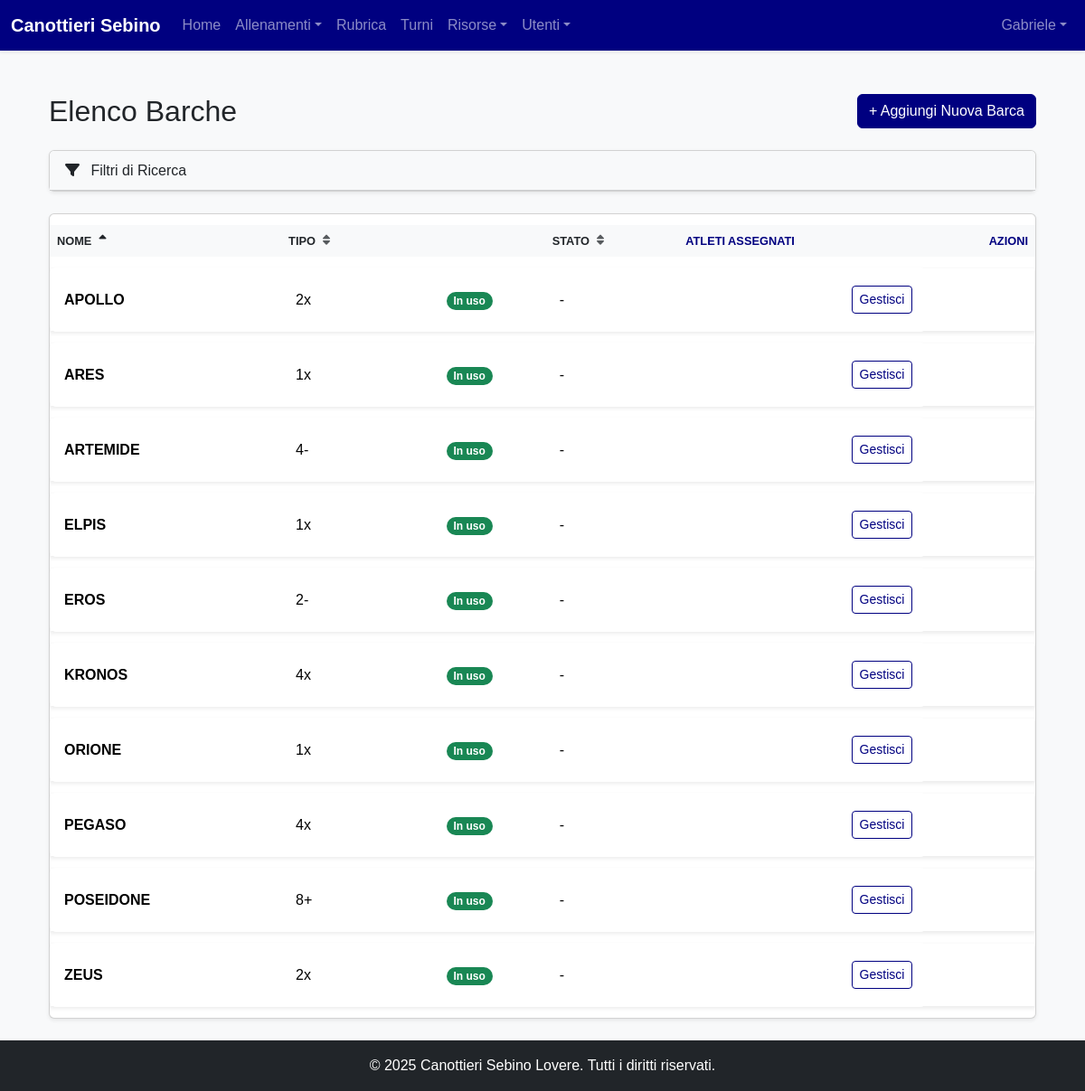
Screenshot of /risorse/barche (signed in) with the database file from the repository.
### models.py (models this page shows, shortened)
class User(Base):
    __tablename__ = "users"
    id = Column(Integer, primary_key=True, index=True)
    username = Column(String, unique=True, index=True, nullable=False)
    hashed_password = Column(String, nullable=False)
    first_name = Column(String, nullable=False)
    last_name = Column(String, nullable=False)
    email = Column(String, unique=True, index=True)
    phone_number = Column(String)
    date_of_birth = Column(Date)
    tax_code = Column(String, unique=True)
    enrollment_year = Column(Integer)
    membership_date = Column(Date)
    certificate_expiration = Column(Date)
    address = Column(String)
    manual_category = Column(String, nullable=True)
    roles = relationship("Role", secondary=user_roles, back_populates="users")
    tags = relationship("Tag", secondary=user_tags, back_populates="users")
    barche_assegnate = relationship("Barca", secondary=barca_atleti_association, back_populates="atleti_assegnati")
    schede_pesi = relationship("SchedaPesi", back_populates="atleta")
    turni = relationship("Turno", back_populates="user")

class Barca(Base):
    __tablename__ = "barche"
    id = Column(Integer, primary_key=True, index=True)
    nome = Column(String, nullable=False)
    tipo = Column(String, index=True, nullable=False)
    costruttore = Column(String, nullable=True)
    anno = Column(Integer, nullable=True)
    remi_assegnati = Column(String, nullable=True)
    atleti_assegnati = relationship("User", secondary=barca_atleti_association, back_populates="barche_assegnate")
    in_manutenzione = Column(Boolean, default=False, nullable=False)
    fuori_uso = Column(Boolean, default=False, nullable=False)
    in_prestito = Column(Boolean, default=False, nullable=False)
    in_trasferta = Column(Boolean, default=False, nullable=False)
    disponibile_dal = Column(Date, nullable=True)
    lunghezza_puntapiedi = Column(Float, nullable=True)
    altezza_puntapiedi = Column(Float, nullable=True)
    apertura_totale = Column(Float, nullable=True)
    altezza_scalmo_sx = Column(Float, nullable=True)
    altezza_scalmo_dx = Column(Float, nullable=True)
    semiapertura_sx = Column(Float, nullable=True)
    semiapertura_dx = Column(Float, nullable=True)
    appruamento_appoppamento = Column(Float, nullable=True)
    gradi_attacco = Column(Float, nullable=True)
    gradi_finale = Column(Float, nullable=True)
    boccola_sx_sopra = Column(String, nullable=True)
    boccola_dx_sopra = Column(String, nullable=True)
    rondelle_sx = Column(String, nullable=True)
    rondelle_dx = Column(String, nullable=True)
    altezza_carrello = Column(Float, nullable=True)
    avanzamento_guide = Column(Float, nullable=True)

### routers/resources.py (the view)
@router.get("/barche", response_class=HTMLResponse)
async def list_barche(request: Request, db: Session = Depends(get_db),
                      current_user: models.User = Depends(get_current_user),
                      tipi_filter: List[str] = Query([]),
                      sort_by: str = Query("nome"),
                      sort_dir: str = Query("asc")):
    query = db.query(models.Barca)
    if tipi_filter:
        query = query.filter(models.Barca.tipo.in_(tipi_filter))
    if sort_by != 'status':
        sort_column = getattr(models.Barca, sort_by, models.Barca.nome)
        if sort_dir == 'desc':
            query = query.order_by(sort_column.desc())
        else:
            query = query.order_by(sort_column.asc())
    barche = query.all()
    if sort_by == 'status':
        barche.sort(key=lambda b: b.status[0], reverse=(sort_dir == 'desc'))
    tipi_barca_result = db.query(models.Barca.tipo).distinct().order_by(models.Barca.tipo).all()
    tipi_barca = [t[0] for t in tipi_barca_result]
    return templates.TemplateResponse("barche/barche_list.html", {
        "request": request, "current_user": current_user, "barche": barche,
        "tipi_barca": tipi_barca, "current_filters": {"tipi_filter": tipi_filter},
        "sort_by": sort_by, "sort_dir": sort_dir
    })

### templates/barche/barche_list.html (shortened to what this page needs)
{% extends "layouts/_base.html" %}
{% block content %}
<div class="container mt-4">
    <div class="d-flex justify-content-between align-items-center mb-4 flex-wrap gap-2">
        <h1 class="h2 mb-0">Elenco Barche</h1>
        {% if current_user.is_admin or current_user.is_allenatore %}
        <a href="{{ url_for('nuova_barca_form') }}" class="btn btn-primary">+ Aggiungi Nuova Barca</a>
        {% endif %}
    </div>
    <div class="card shadow-sm mb-4">
        <div class="card-header bg-light">
            <h5 class="mb-0">
                <a class="btn btn-link text-decoration-none text-dark w-100 text-start p-0" data-bs-toggle="collapse" href="#filterCollapse" role="button" aria-expanded="false" aria-controls="filterCollapse">
                    <i class="fas fa-filter me-2"></i> Filtri di Ricerca
                </a>
            </h5>
        </div>
    </div>
    <div class="card shadow-sm">
        <div class="card-body p-0">
            <div class="table-responsive">
                <table class="table table-hover mb-0 align-middle">
                    <thead class="table-light">
                        <tr>
                            {% macro sort_link(field, text) %}
                                {% set new_dir = 'asc' if sort_by == field and sort_dir == 'asc' else 'desc' %}
                                {% if sort_by == field and sort_dir == 'desc' %}{% set new_dir = 'asc' %}{% endif %}
                                <th scope="col">
                                    <a href="{{ request.url.include_query_params(sort_by=field, sort_dir=new_dir) }}" class="text-decoration-none text-dark fw-bold d-flex align-items-center">
                                        {{ text }}
                                        {% if sort_by == field %}
                                            <i class="fas fa-sort-{{ 'up' if sort_dir == 'asc' else 'down' }} ms-2"></i>
                                        {% else %}
                                            <i class="fas fa-sort text-muted ms-2"></i>
                                        {% endif %}
                                    </a>
                                </th>
                            {% endmacro %}
                            {{ sort_link('nome', 'Nome') }}
                            {{ sort_link('tipo', 'Tipo') }}
                            <th class="text-center">{{ sort_link('status', 'Stato') }}</th>
                            <th>Atleti Assegnati</th>
                            {% if current_user.is_admin or current_user.is_allenatore %}
                            <th class="text-end">Azioni</th>
                            {% endif %}
                        </tr>
                    </thead>
                    <tbody>
                        {% for barca in barche %}
                        <tr>
                            <td class="fw-bold">{{ barca.nome }}</td>
                            <td>{{ barca.tipo }}</td>
                            <td class="text-center">
                                {% set status, badge_class = barca.status %}
                                <span class="badge rounded-pill {{ badge_class }}">{{ status }}</span>
                            </td>
                            <td>{{ barca.atleti_assegnati|map(attribute='last_name')|join(', ') or '-' }}</td>
                            {% if current_user.is_admin or current_user.is_allenatore %}
                            <td class="text-end">
                                <a href="{{ url_for('modifica_barca_form', barca_id=barca.id) }}" class="btn btn-sm btn-outline-primary">Gestisci</a>
                            </td>
                            {% endif %}
                        </tr>
                        {% else %}
                        <tr>
                            <td colspan="5" class="text-center p-4">Nessuna barca trovata.</td>
                        </tr>
                        {% endfor %}
                    </tbody>
                </table>
            </div>
        </div>
    </div>
</div>
<link rel="stylesheet" href="https://cdnjs.cloudflare.com/ajax/libs/font-awesome/6.0.0-beta3/css/all.min.css">
{% endblock %}

### templates/layouts/_base.html (shortened to what this page needs)
<!doctype html>
<html lang="it" class="h-100">
<head>
    <link href="https://cdn.jsdelivr.net/npm/bootstrap@5.3.3/dist/css/bootstrap.min.css" rel="stylesheet">
    <link rel="stylesheet" href="{{ url_for('static', path='/style.css') }}">
</head>
<body class="d-flex flex-column h-100 bg-light">
<nav class="navbar navbar-expand-lg navbar-dark bg-primary shadow-sm">
    <div class="container-fluid">
        <a class="navbar-brand fw-bold" href="/dashboard">Canottieri Sebino</a>
        <div class="collapse navbar-collapse" id="navbarNav">
            {% if current_user %}
            <ul class="navbar-nav me-auto mb-2 mb-lg-0">
                <li class="nav-item"><a class="nav-link" href="/dashboard">Home</a></li>
                <li class="nav-item dropdown">
                    <a class="nav-link dropdown-toggle" href="#" id="allenamentiDropdown" role="button" data-bs-toggle="dropdown">Allenamenti</a>
                </li>
                <li class="nav-item"><a class="nav-link" href="/rubrica">Rubrica</a></li>
                {% if current_user.is_admin %}<li class="nav-item"><a class="nav-link" href="/turni">Turni</a></li>{% endif %}
                <li class="nav-item dropdown">
                    <a class="nav-link dropdown-toggle" href="#" id="risorseDropdown" role="button" data-bs-toggle="dropdown">Risorse</a>
                </li>
                {% if current_user.is_admin %}
                <li class="nav-item dropdown">
                    <a class="nav-link dropdown-toggle" href="#" id="adminMenu" role="button" data-bs-toggle="dropdown">Utenti</a>
                </li>
                {% endif %}
            </ul>
            {% endif %}
            <ul class="navbar-nav ms-auto">
                {% if current_user %}
                <li class="nav-item dropdown">
                    <a class="nav-link dropdown-toggle" href="#" id="navbarUserDropdown" role="button" data-bs-toggle="dropdown">{{ current_user.first_name or current_user.username }}</a>
                </li>
                {% else %}
                <li class="nav-item"><a class="nav-link" href="/login">Login</a></li>
                {% endif %}
            </ul>
        </div>
    </div>
</nav>
<main class="container my-4 flex-grow-1">{% block content %}{% endblock %}</main>
<footer class="text-center text-white py-3 mt-auto bg-dark"><p class="mb-0">&copy; 2025 Canottieri Sebino Lovere. Tutti i diritti riservati.</p></footer>
</body>
</html>

### static/style.css (style rules this page uses)
:root { --club-white: #ffffff; --club-light-blue: #ADD8E6; --club-navy-blue: #000080; --club-off-white-bg: #f8f9fa; --club-text-dark: #212529; --bs-primary-rgb: 0, 0, 128; }
body { font-family: Helvetica, Arial, sans-serif; color: var(--club-text-dark); background-color: var(--club-off-white-bg); }
.navbar-dark { background-color: var(--club-navy-blue) !important; }
.btn-primary { background-color: var(--club-navy-blue); border-color: var(--club-navy-blue); }
.btn-outline-primary { --bs-btn-color: var(--club-navy-blue); --bs-btn-border-color: var(--club-navy-blue); --bs-btn-hover-bg: var(--club-navy-blue); --bs-btn-hover-border-color: var(--club-navy-blue); }
a { color: var(--club-navy-blue); }
.table { border-collapse: separate; border-spacing: 0 0.75rem; }
.table thead th { border: none; color: var(--club-navy-blue); text-transform: uppercase; font-size: 0.8rem; }
.table tbody tr { background-color: var(--club-white); box-shadow: 0 0.125rem 0.25rem rgba(0,0,0,0.075); transition: transform 0.2s ease, box-shadow 0.2s ease; cursor: pointer; }
.table tbody td { border: none; padding: 1.25rem 1rem; vertical-align: middle; }
.table tbody tr td:first-child { border-top-left-radius: 0.5rem; border-bottom-left-radius: 0.5rem; }
.table tbody tr td:last-child { border-top-right-radius: 0.5rem; border-bottom-right-radius: 0.5rem; }

### rows the page displays
User: first_name "Gabriele"
Barca: nome "APOLLO", tipo "2x", status "In uso", atleti_assegnati|map "-"
Barca: nome "ARES", tipo "1x", status "In uso", atleti_assegnati|map "-"
Barca: nome "ARTEMIDE", tipo "4-", status "In uso", atleti_assegnati|map "-"
Barca: nome "ELPIS", tipo "1x", status "In uso", atleti_assegnati|map "-"
Barca: nome "EROS", tipo "2-", status "In uso", atleti_assegnati|map "-"
Barca: nome "KRONOS", tipo "4x", status "In uso", atleti_assegnati|map "-"
Barca: nome "ORIONE", tipo "1x", status "In uso", atleti_assegnati|map "-"
Barca: nome "PEGASO", tipo "4x", status "In uso", atleti_assegnati|map "-"
Barca: nome "POSEIDONE", tipo "8+", status "In uso", atleti_assegnati|map "-"
Barca: nome "ZEUS", tipo "2x", status "In uso", atleti_assegnati|map "-"

### other values shown
{{ text }} "NOME TIPO STATO"
